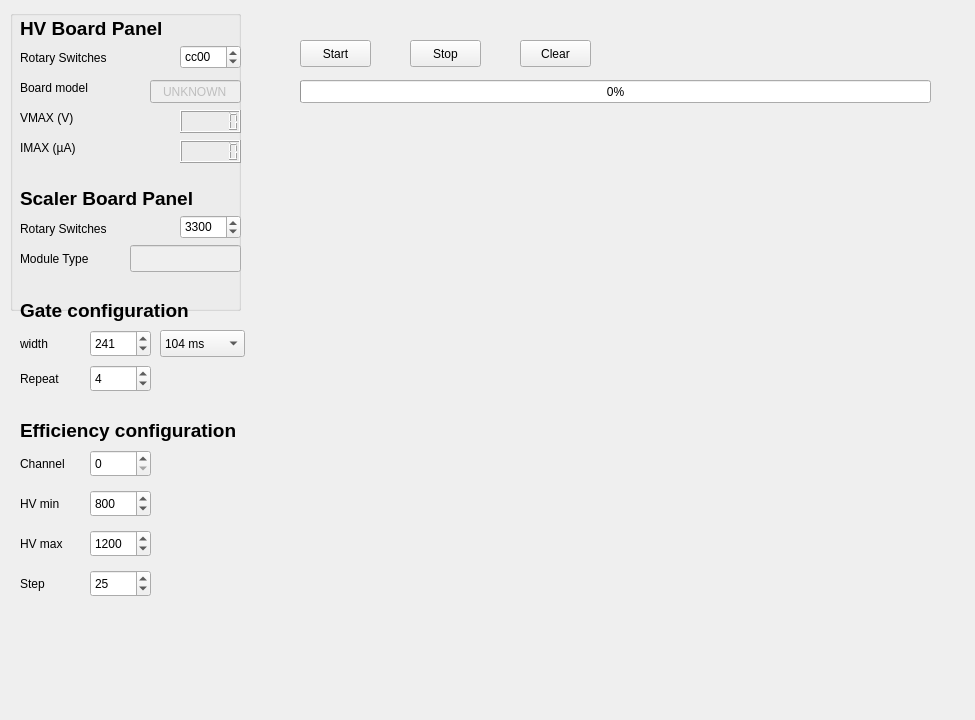
<?xml version="1.0" encoding="UTF-8"?>
<ui version="4.0">
 <class>Efficiency</class>
 <widget class="QWidget" name="Efficiency">
  <property name="geometry">
   <rect>
    <x>0</x>
    <y>0</y>
    <width>975</width>
    <height>720</height>
   </rect>
  </property>
  <property name="windowTitle">
   <string>Form</string>
  </property>
  <widget class="QSpinBox" name="spinBox_efficiency_hvmin">
   <property name="geometry">
    <rect>
     <x>90</x>
     <y>490</y>
     <width>61</width>
     <height>27</height>
    </rect>
   </property>
   <property name="maximum">
    <number>3000</number>
   </property>
   <property name="singleStep">
    <number>20</number>
   </property>
   <property name="value">
    <number>800</number>
   </property>
  </widget>
  <widget class="QSpinBox" name="spinBox_efficiency_hvmax">
   <property name="geometry">
    <rect>
     <x>90</x>
     <y>530</y>
     <width>61</width>
     <height>27</height>
    </rect>
   </property>
   <property name="maximum">
    <number>3000</number>
   </property>
   <property name="singleStep">
    <number>20</number>
   </property>
   <property name="value">
    <number>1200</number>
   </property>
  </widget>
  <widget class="QSpinBox" name="spinBox_efficiency_step">
   <property name="geometry">
    <rect>
     <x>90</x>
     <y>570</y>
     <width>61</width>
     <height>27</height>
    </rect>
   </property>
   <property name="maximum">
    <number>500</number>
   </property>
   <property name="singleStep">
    <number>5</number>
   </property>
   <property name="value">
    <number>25</number>
   </property>
  </widget>
  <widget class="QLabel" name="label_efficienc_hvmin">
   <property name="geometry">
    <rect>
     <x>20</x>
     <y>495</y>
     <width>67</width>
     <height>17</height>
    </rect>
   </property>
   <property name="text">
    <string>HV min</string>
   </property>
  </widget>
  <widget class="QLabel" name="label_efficiency_hvmax">
   <property name="geometry">
    <rect>
     <x>20</x>
     <y>535</y>
     <width>67</width>
     <height>17</height>
    </rect>
   </property>
   <property name="text">
    <string>HV max</string>
   </property>
  </widget>
  <widget class="QLabel" name="label_efficiency_step">
   <property name="geometry">
    <rect>
     <x>20</x>
     <y>575</y>
     <width>67</width>
     <height>17</height>
    </rect>
   </property>
   <property name="text">
    <string>Step</string>
   </property>
  </widget>
  <widget class="QSpinBox" name="spinBox_efficiency_channel">
   <property name="geometry">
    <rect>
     <x>90</x>
     <y>450</y>
     <width>61</width>
     <height>27</height>
    </rect>
   </property>
   <property name="maximum">
    <number>5</number>
   </property>
  </widget>
  <widget class="QLabel" name="label_efficiency_channel">
   <property name="geometry">
    <rect>
     <x>20</x>
     <y>455</y>
     <width>67</width>
     <height>17</height>
    </rect>
   </property>
   <property name="text">
    <string>Channel</string>
   </property>
  </widget>
  <widget class="QGroupBox" name="groupBox">
   <property name="geometry">
    <rect>
     <x>10</x>
     <y>10</y>
     <width>231</width>
     <height>301</height>
    </rect>
   </property>
   <property name="title">
    <string/>
   </property>
   <widget class="QLabel" name="label_efficiency_1">
    <property name="geometry">
     <rect>
      <x>10</x>
      <y>40</y>
      <width>141</width>
      <height>16</height>
     </rect>
    </property>
    <property name="text">
     <string>Rotary Switches</string>
    </property>
   </widget>
   <widget class="QLabel" name="label_hv_4">
    <property name="geometry">
     <rect>
      <x>10</x>
      <y>100</y>
      <width>71</width>
      <height>16</height>
     </rect>
    </property>
    <property name="text">
     <string>VMAX (V)</string>
    </property>
   </widget>
   <widget class="QLabel" name="label_hv_5">
    <property name="geometry">
     <rect>
      <x>10</x>
      <y>130</y>
      <width>71</width>
      <height>16</height>
     </rect>
    </property>
    <property name="text">
     <string>IMAX (µA)</string>
    </property>
   </widget>
   <widget class="QLCDNumber" name="lcdNumber_efficiency_hv_vmax">
    <property name="geometry">
     <rect>
      <x>170</x>
      <y>100</y>
      <width>61</width>
      <height>23</height>
     </rect>
    </property>
    <property name="digitCount">
     <number>6</number>
    </property>
   </widget>
   <widget class="QLCDNumber" name="lcdNumber_efficiency_hv_imax">
    <property name="geometry">
     <rect>
      <x>170</x>
      <y>130</y>
      <width>61</width>
      <height>23</height>
     </rect>
    </property>
    <property name="digitCount">
     <number>6</number>
    </property>
   </widget>
   <widget class="QSpinBox" name="spinBox_efficiency_hv_rotary_switches">
    <property name="geometry">
     <rect>
      <x>170</x>
      <y>35</y>
      <width>61</width>
      <height>24</height>
     </rect>
    </property>
    <property name="inputMethodHints">
     <set>Qt::ImhDigitsOnly|Qt::ImhUppercaseOnly</set>
    </property>
    <property name="prefix">
     <string/>
    </property>
    <property name="maximum">
     <number>65535</number>
    </property>
    <property name="value">
     <number>52224</number>
    </property>
    <property name="displayIntegerBase">
     <number>16</number>
    </property>
   </widget>
   <widget class="QLabel" name="label_hv_3">
    <property name="geometry">
     <rect>
      <x>10</x>
      <y>70</y>
      <width>91</width>
      <height>16</height>
     </rect>
    </property>
    <property name="text">
     <string>Board model</string>
    </property>
   </widget>
   <widget class="QLineEdit" name="lineEdit_efficiency_board_model">
    <property name="enabled">
     <bool>false</bool>
    </property>
    <property name="geometry">
     <rect>
      <x>140</x>
      <y>70</y>
      <width>91</width>
      <height>23</height>
     </rect>
    </property>
    <property name="text">
     <string>UNKNOWN</string>
    </property>
    <property name="alignment">
     <set>Qt::AlignCenter</set>
    </property>
   </widget>
   <widget class="QLabel" name="label_hv_1">
    <property name="geometry">
     <rect>
      <x>10</x>
      <y>10</y>
      <width>171</width>
      <height>17</height>
     </rect>
    </property>
    <property name="font">
     <font>
      <pointsize>14</pointsize>
      <weight>75</weight>
      <bold>true</bold>
     </font>
    </property>
    <property name="text">
     <string>HV Board Panel</string>
    </property>
   </widget>
   <widget class="QLabel" name="label_scaler_1">
    <property name="geometry">
     <rect>
      <x>10</x>
      <y>180</y>
      <width>181</width>
      <height>17</height>
     </rect>
    </property>
    <property name="font">
     <font>
      <pointsize>14</pointsize>
      <weight>75</weight>
      <bold>true</bold>
     </font>
    </property>
    <property name="text">
     <string>Scaler Board Panel</string>
    </property>
   </widget>
   <widget class="QSpinBox" name="spinBox_efficiency_scaler_rotary_switches">
    <property name="geometry">
     <rect>
      <x>170</x>
      <y>205</y>
      <width>61</width>
      <height>24</height>
     </rect>
    </property>
    <property name="maximum">
     <number>65535</number>
    </property>
    <property name="value">
     <number>13056</number>
    </property>
    <property name="displayIntegerBase">
     <number>16</number>
    </property>
   </widget>
   <widget class="QLabel" name="label_scaler_2">
    <property name="geometry">
     <rect>
      <x>10</x>
      <y>210</y>
      <width>121</width>
      <height>17</height>
     </rect>
    </property>
    <property name="text">
     <string>Rotary Switches</string>
    </property>
   </widget>
   <widget class="QLineEdit" name="lineEdit_efficiency_module_type">
    <property name="enabled">
     <bool>false</bool>
    </property>
    <property name="geometry">
     <rect>
      <x>120</x>
      <y>235</y>
      <width>111</width>
      <height>27</height>
     </rect>
    </property>
   </widget>
   <widget class="QLabel" name="label">
    <property name="geometry">
     <rect>
      <x>10</x>
      <y>240</y>
      <width>101</width>
      <height>17</height>
     </rect>
    </property>
    <property name="text">
     <string>Module Type</string>
    </property>
   </widget>
  </widget>
  <widget class="QCustomPlot" name="qcp_efficiency" native="true">
   <property name="geometry">
    <rect>
     <x>300</x>
     <y>130</y>
     <width>631</width>
     <height>521</height>
    </rect>
   </property>
  </widget>
  <widget class="QPushButton" name="pushButton_efficiency_start">
   <property name="geometry">
    <rect>
     <x>300</x>
     <y>40</y>
     <width>71</width>
     <height>27</height>
    </rect>
   </property>
   <property name="text">
    <string>Start</string>
   </property>
  </widget>
  <widget class="QPushButton" name="pushButton_efficiency_stop">
   <property name="geometry">
    <rect>
     <x>410</x>
     <y>40</y>
     <width>71</width>
     <height>27</height>
    </rect>
   </property>
   <property name="text">
    <string>Stop</string>
   </property>
  </widget>
  <widget class="QPushButton" name="pushButton_efficiency_clear">
   <property name="geometry">
    <rect>
     <x>520</x>
     <y>40</y>
     <width>71</width>
     <height>27</height>
    </rect>
   </property>
   <property name="text">
    <string>Clear</string>
   </property>
  </widget>
  <widget class="QSpinBox" name="spinBox_efficiency_scaler_width">
   <property name="geometry">
    <rect>
     <x>90</x>
     <y>330</y>
     <width>61</width>
     <height>27</height>
    </rect>
   </property>
   <property name="minimum">
    <number>1</number>
   </property>
   <property name="maximum">
    <number>254</number>
   </property>
   <property name="value">
    <number>241</number>
   </property>
  </widget>
  <widget class="QLabel" name="label_3">
   <property name="geometry">
    <rect>
     <x>20</x>
     <y>335</y>
     <width>41</width>
     <height>17</height>
    </rect>
   </property>
   <property name="text">
    <string>width</string>
   </property>
  </widget>
  <widget class="QComboBox" name="comboBox_efficiency_scaler_unit">
   <property name="geometry">
    <rect>
     <x>160</x>
     <y>330</y>
     <width>85</width>
     <height>27</height>
    </rect>
   </property>
   <property name="currentIndex">
    <number>3</number>
   </property>
   <item>
    <property name="text">
     <string>25 ns</string>
    </property>
   </item>
   <item>
    <property name="text">
     <string>1600 ns</string>
    </property>
   </item>
   <item>
    <property name="text">
     <string>410 µs</string>
    </property>
   </item>
   <item>
    <property name="text">
     <string>104 ms</string>
    </property>
   </item>
  </widget>
  <widget class="QLabel" name="label_2">
   <property name="geometry">
    <rect>
     <x>20</x>
     <y>300</y>
     <width>171</width>
     <height>21</height>
    </rect>
   </property>
   <property name="font">
    <font>
     <pointsize>14</pointsize>
     <weight>75</weight>
     <bold>true</bold>
    </font>
   </property>
   <property name="text">
    <string>Gate configuration</string>
   </property>
  </widget>
  <widget class="QLabel" name="label_4">
   <property name="geometry">
    <rect>
     <x>20</x>
     <y>420</y>
     <width>231</width>
     <height>21</height>
    </rect>
   </property>
   <property name="font">
    <font>
     <pointsize>14</pointsize>
     <weight>75</weight>
     <bold>true</bold>
    </font>
   </property>
   <property name="text">
    <string>Efficiency configuration</string>
   </property>
  </widget>
  <widget class="QLabel" name="label_5">
   <property name="geometry">
    <rect>
     <x>20</x>
     <y>370</y>
     <width>67</width>
     <height>17</height>
    </rect>
   </property>
   <property name="text">
    <string>Repeat</string>
   </property>
  </widget>
  <widget class="QSpinBox" name="spinBox_efficiency_scaler_repeat">
   <property name="geometry">
    <rect>
     <x>90</x>
     <y>365</y>
     <width>61</width>
     <height>27</height>
    </rect>
   </property>
   <property name="minimum">
    <number>1</number>
   </property>
   <property name="maximum">
    <number>20</number>
   </property>
   <property name="singleStep">
    <number>1</number>
   </property>
   <property name="value">
    <number>4</number>
   </property>
  </widget>
  <widget class="QProgressBar" name="progressBar_efficiency">
   <property name="geometry">
    <rect>
     <x>300</x>
     <y>80</y>
     <width>631</width>
     <height>23</height>
    </rect>
   </property>
   <property name="value">
    <number>0</number>
   </property>
  </widget>
 </widget>
 <customwidgets>
  <customwidget>
   <class>QCustomPlot</class>
   <extends>QWidget</extends>
   <header>qcustomplot.h</header>
   <container>1</container>
  </customwidget>
 </customwidgets>
 <resources/>
 <connections/>
</ui>
